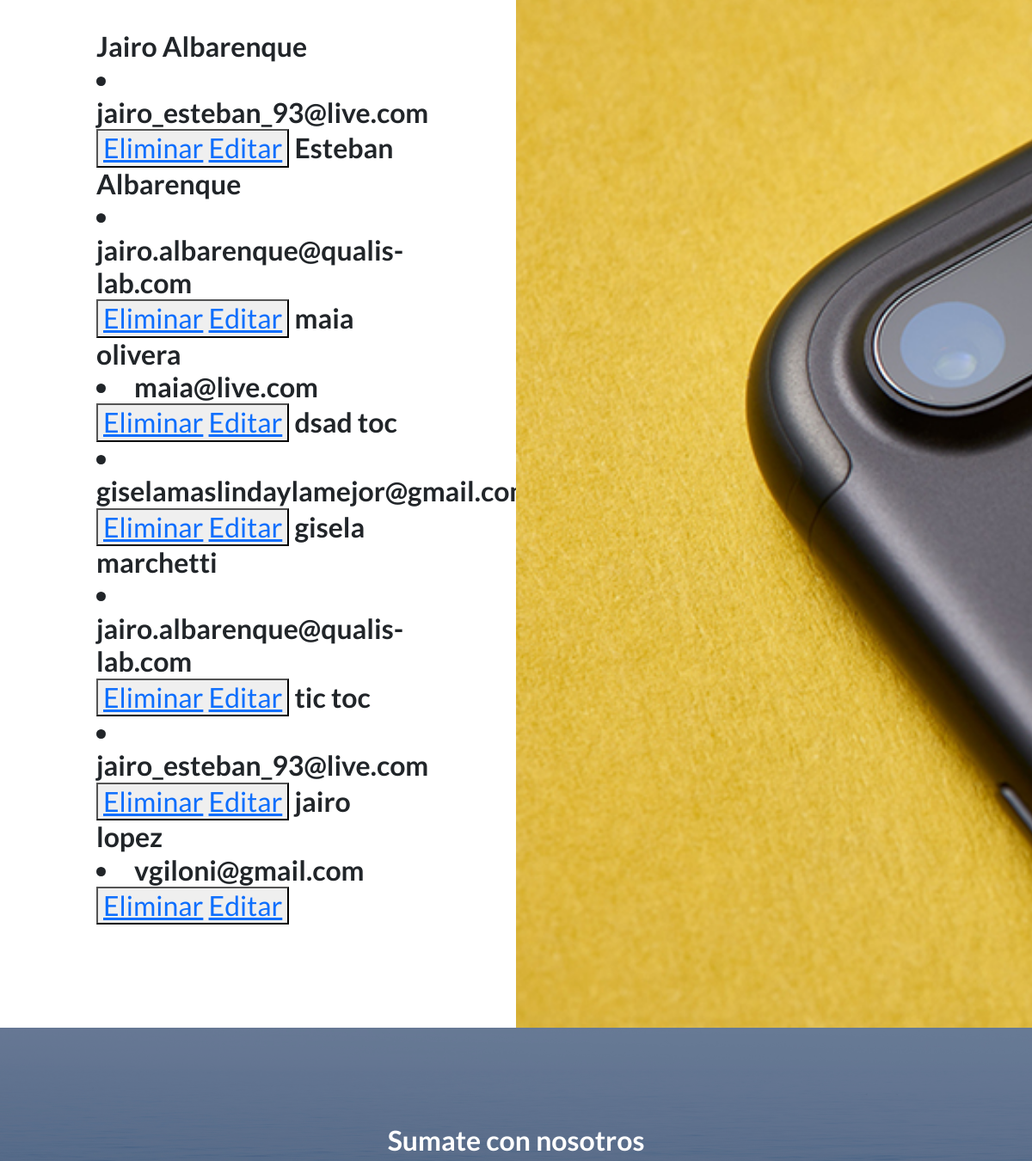
The page /leer-personas/ (middle part) on the database as committed earlier.
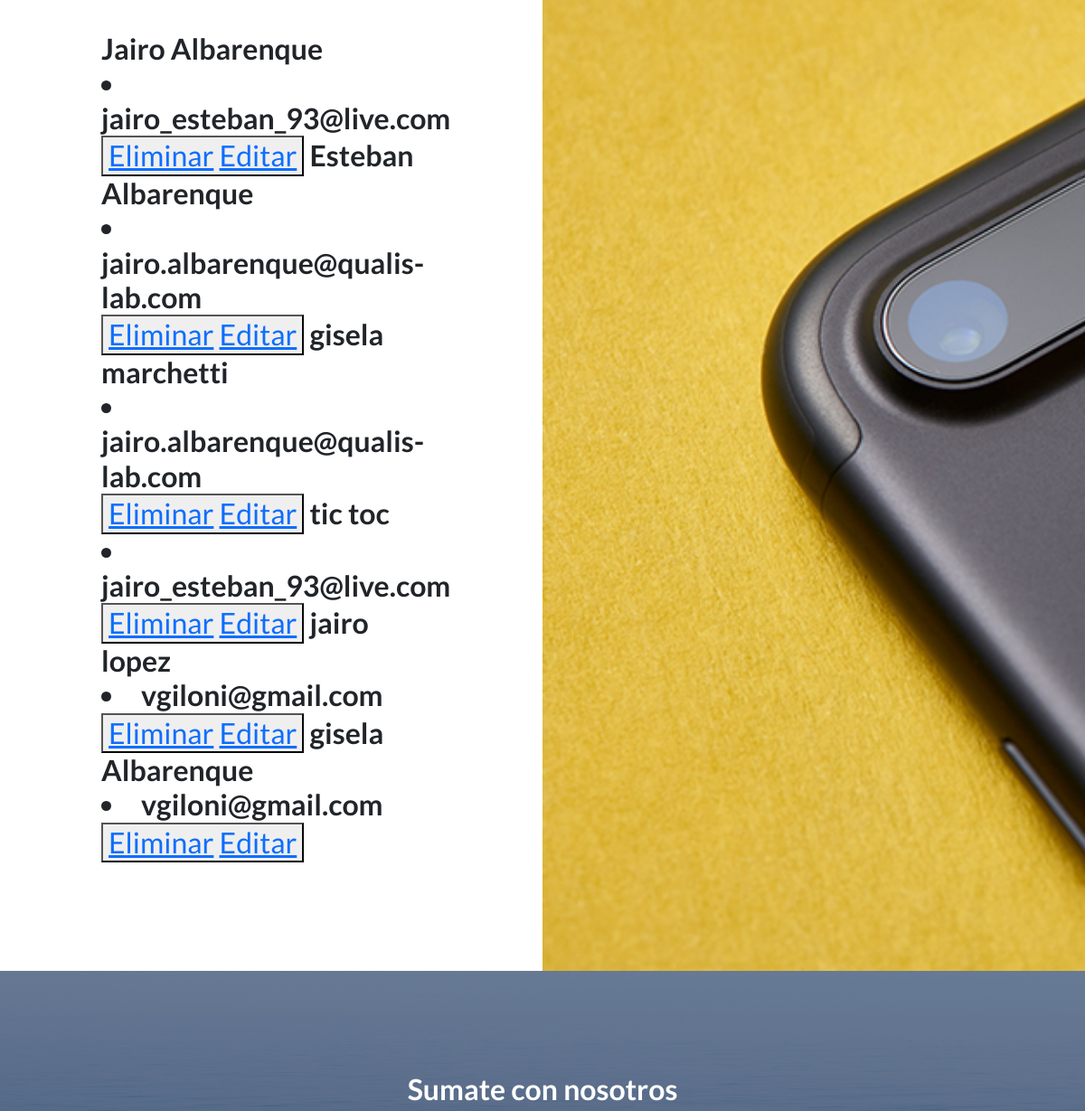
The same page on the database as committed later.
### AppGeneral/models.py (models this page shows)
class Persona (models.Model):
    nombre=models.CharField(max_length=40)
    apellido=models.CharField(max_length=40)
    fecha_nacimiento=models.DateField()
    email=models.EmailField()
    def __str__(self) -> str:
        nombre=self.nombre
        apellido=self.apellido
        texto= nombre+" "+apellido
        return texto

### AppGeneral/views.py (the view)
# urls.py: path("leer-personas/",views.leer_personas,name="leer-personas"),
def leer_personas(request):
    personas=Persona.objects.all()
    contexto={"personas":personas}
    return render(request,"leer-personas.html",contexto)

### AppGeneral/Templates/leer-personas.html (shortened to what this page needs)
{% extends "padre.html" %}
{% load static %}
{% block image %}
<section class="showcase">
    <div class="container-fluid p-0">
        <div class="row g-0">
            <div class="col-lg-6 order-lg-2 text-white showcase-img" style="background-image: url('{% static "assets/img/bg-showcase-1.jpg" %}')"></div>
            <div class="col-lg-6 order-lg-1 my-auto showcase-text">
                <h2>{% for p in personas %}    {{p}}
                    <li>{{p.email}}</li>
                    <button>
                        <a href= "{% url 'eliminar-personas' p.email %}" >Eliminar</a>
                        <a href= "{% url 'editar-personas' p.email %}" >Editar</a>
                    </button>
                    {% endfor %}
                </h2>
            </div>
        </div>
{% endblock image %}

Rows that differ between the two databases and show on the page:
removed Persona: nombre+apellido "maia olivera", email "maia@live.com"
removed Persona: nombre+apellido "dsad toc", email "giselamaslindaylamejor@gmail.com"
added Persona: nombre+apellido "gisela Albarenque", email "vgiloni@gmail.com"
